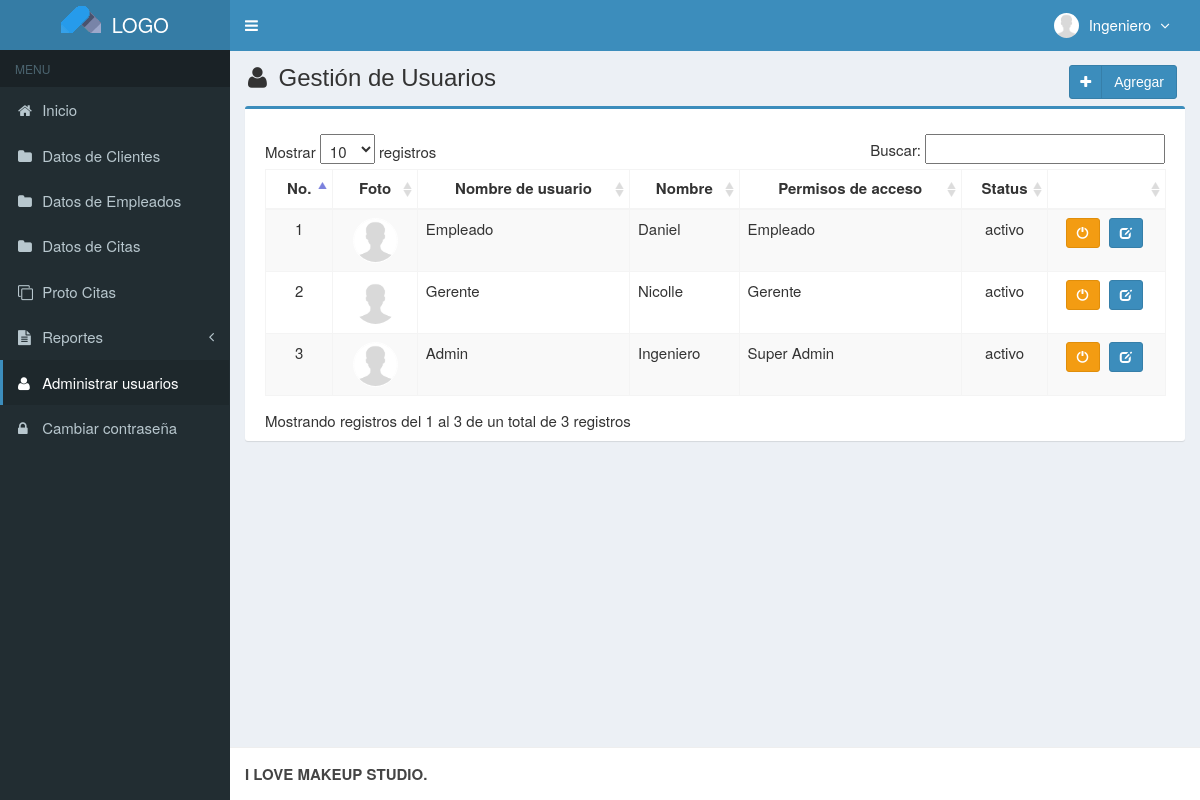
The app's page /main.php?module=user (signed in) with its own data.
### tables this page shows
CREATE TABLE `usuarios` (
  `id_user` int(3) NOT NULL,
  `username` varchar(50) NOT NULL,
  `name_user` varchar(50) NOT NULL,
  `password` varchar(50) NOT NULL,
  `email` varchar(50) DEFAULT NULL,
  `telefono` varchar(13) DEFAULT NULL,
  `foto` varchar(100) DEFAULT NULL,
  `permisos_acceso` enum('Super Admin','Gerente','Empleado') NOT NULL,
  `status` enum('activo','bloqueado') NOT NULL DEFAULT 'activo',
  `created_at` timestamp NOT NULL DEFAULT CURRENT_TIMESTAMP,
  `updated_at` timestamp NOT NULL DEFAULT CURRENT_TIMESTAMP ON UPDATE CURRENT_TIMESTAMP
);

### modulos/user/view.php (the view, shortened to what this page needs)
<section class="content-header">
  <h1>
    <i class="fa fa-user icon-title"></i> Gestión de Usuarios
    <a class="btn btn-primary btn-social pull-right" href="?module=form_user&form=add" title="Agregar" data-toggle="tooltip">
      <i class="fa fa-plus"></i> Agregar
    </a>
  </h1>
</section>
<section class="content">
  <div class="row">
    <div class="col-md-12">
      <div class="box box-primary">
        <div class="box-body">
          <table id="dataTables1" class="table table-bordered table-striped table-hover">
            <thead>
              <tr>
                <th class="center">No.</th>
                <th class="center">Foto</th>
                <th class="center">Nombre de usuario</th>
                <th class="center">Nombre</th>
                <th class="center">Permisos de acceso</th>
                <th class="center">Status</th>
                <th class="center"></th>
              </tr>
            </thead>
                        <tbody>
            <?php
            $no = 1;
            $query = mysqli_query($mysqli, "SELECT * FROM usuarios ORDER BY id_user DESC")
                                            or die('error: '.mysqli_error($mysqli));
            while ($data = mysqli_fetch_assoc($query)) {
              echo "<tr>
                      <td width='50' class='center'>$no</td>";
                      if ($data['foto']=="") { ?>
                        <td class='center'><img class='img-user' src='images/user/user-default.png' width='45'></td>
                      <?php
                      } else { ?>
                        <td class='center'><img class='img-user' src='images/user/<?php echo $data['foto']; ?>' width='45'></td>
                      <?php
                      }
              echo "  <td>$data[username]</td>
                      <td>$data[name_user]</td>
                      <td>$data[permisos_acceso]</td>
                      <td class='center'>$data[status]</td>
                      <td class='center' width='100'>
                          <div>";
                          if ($data['status']=='activo') { ?>
                            <a data-toggle="tooltip" data-placement="top" title="Bloqueado" style="margin-right:5px" class="btn btn-warning btn-sm" href="modulos/user/proses.php?act=off&id=<?php echo $data['id_user'];?>">
                                <i style="color:#fff" class="glyphicon glyphicon-off"></i>
                            </a>
            <?php
                          }
                          else { ?>
                            <a data-toggle="tooltip" data-placement="top" title="activo" style="margin-right:5px" class="btn btn-success btn-sm" href="modulos/user/proses.php?act=on&id=<?php echo $data['id_user'];?>">
                                <i style="color:#fff" class="glyphicon glyphicon-ok"></i>
                            </a>
            <?php
                          }
              echo "      <a data-toggle='tooltip' data-placement='top' title='Modificar' class='btn btn-primary btn-sm' href='?module=form_user&form=edit&id=$data[id_user]'>
                                <i style='color:#fff' class='glyphicon glyphicon-edit'></i>
                            </a>
                          </div>
                      </td>
                    </tr>";
              $no++;
            }
            ?>
            </tbody>
          </table>
        </div>
      </div>
    </div>
  </div>
</section><!-- /.content

### top-menu.php (shortened to what this page needs)
<?php
require_once "config/database.php";
$query = mysqli_query($mysqli, "SELECT id_user, name_user, foto, permisos_acceso FROM usuarios WHERE id_user='$_SESSION[id_user]'")
                                or die('error: '.mysqli_error($mysqli));
$data = mysqli_fetch_assoc($query);
?>
<li class="dropdown user user-menu">
  <a href="#" class="dropdown-toggle" data-toggle="dropdown">
  <?php
  if ($data['foto']=="") { ?>
    <img src="images/user/user-default.png" class="user-image" alt="User Image"/>
  <?php
  }
  else { ?>
    <img src="images/user/<?php echo $data['foto']; ?>" class="user-image" alt="User Image"/>
  <?php
  }
  ?>
    <span class="hidden-xs"><?php echo $data['name_user']; ?> <i style="margin-left:5px" class="fa fa-angle-down"></i></span>
  </a>
</li>

### assets/css/style.css (style rules this page uses)
.btn-social *:first-child { border-right: 1px solid rgba(0, 0, 0, 0.1); bottom: 0; font-size: 1em !important; left: 0; line-height: 32px !important; position: absolute; text-align: center; top: 0; width: 32px !important; }
.content-header { padding: 15px 18px 0; position: relative; }
.center { text-align:center; }
.img-user { border: 1px solid #fff; border-radius: 100%; }
.icon-title { margin-right: 5px; }
body { background-color: #fff; color: #333; font-size: 15px; line-height: 1.42857; }

### records on screen
usuarios: foto (placeholder picture), name_user "Ingeniero", username "Admin", permisos_acceso "Super Admin", status "activo"
usuarios: username "Empleado", name_user "Daniel", permisos_acceso "Empleado", status "activo"
usuarios: username "Gerente", name_user "Nicolle", permisos_acceso "Gerente", status "activo"
